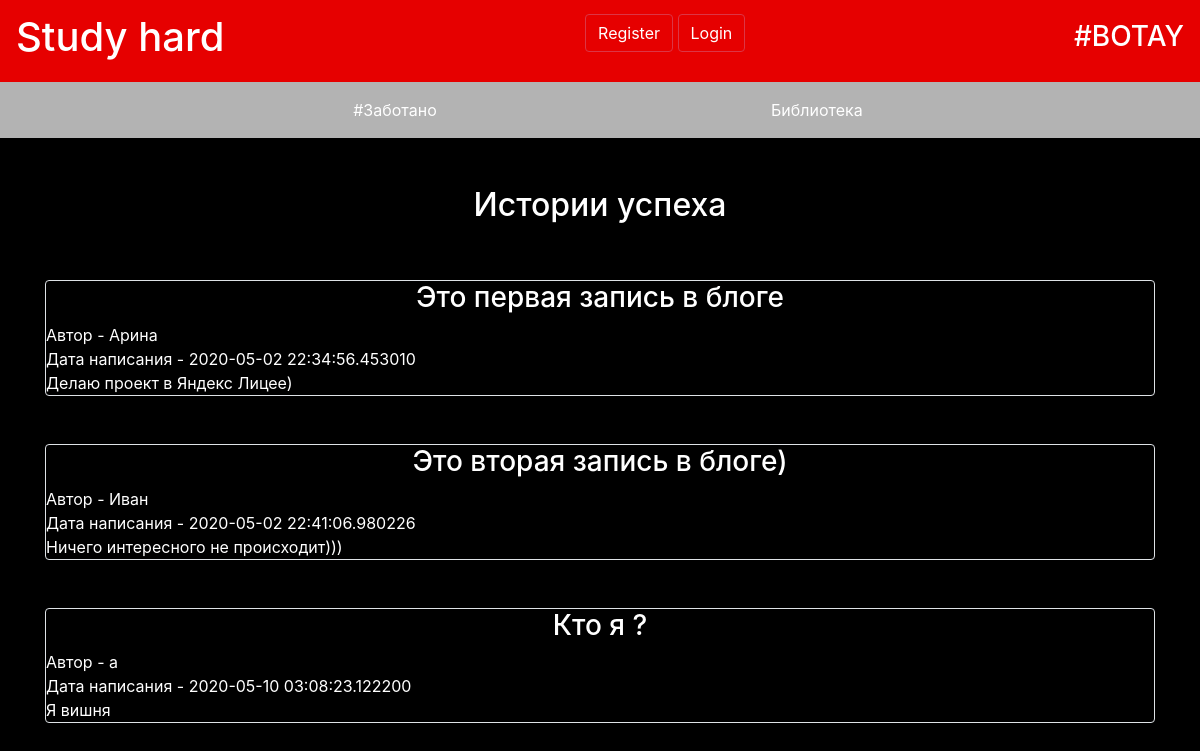
Page /blog on the committed database.
### data/users1.py (models this page shows, shortened)
class News(SqlAlchemyBase, UserMixin):
    __tablename__ = 'news'
    id = sqlalchemy.Column(sqlalchemy.Integer,
                           primary_key=True, autoincrement=True)
    title = sqlalchemy.Column(sqlalchemy.String, nullable=True)
    content = sqlalchemy.Column(sqlalchemy.String, nullable=True)
    created_date = sqlalchemy.Column(sqlalchemy.DateTime,
                                     default=datetime.datetime.now)
    is_private = sqlalchemy.Column(sqlalchemy.Boolean, default=True)
    user_id = sqlalchemy.Column(sqlalchemy.Integer,
                                sqlalchemy.ForeignKey("users.id"))
    user = orm.relation('User')

class User(SqlAlchemyBase, UserMixin):
    __tablename__ = 'users'
    id = sqlalchemy.Column(sqlalchemy.Integer,
                           primary_key=True, autoincrement=True)
    surname = sqlalchemy.Column(sqlalchemy.String, nullable=True)
    name = sqlalchemy.Column(sqlalchemy.String, nullable=True)
    age = sqlalchemy.Column(sqlalchemy.Integer, nullable=True)
    ed_level = sqlalchemy.Column(sqlalchemy.Integer, nullable=True)
    city = sqlalchemy.Column(sqlalchemy.String, nullable=True)
    email = sqlalchemy.Column(sqlalchemy.String, index=True, unique=True, nullable=True)
    subject = sqlalchemy.Column(sqlalchemy.String, nullable=True)
    vk = sqlalchemy.Column(sqlalchemy.String, nullable=True)
    hashed_password = sqlalchemy.Column(sqlalchemy.String, nullable=True)
    work_hours = sqlalchemy.Column(sqlalchemy.Integer, nullable=True)
    news = orm.relation("News", back_populates='user')
    actions = orm.relation("Actions", back_populates='user')

### main.py (the view)
@app.route("/blog")
def blog():
    session = db_session.create_session()
    news = session.query(News).filter(News.is_private != True)
    return render_template("index.html", title='blog', news=news)

### data/db_session.py (called while the page is built)
def create_session() -> Session:
    global __factory
    return __factory()

### templates/index.html (shortened to what this page needs)
{% extends "base.html" %}
{% block content %}
<br></br>
<h2 style="color:white;" align="center">Истории успеха</h2>
<br></br>
{% for item in news%}
<div class="col-md6 border rounded">
    <h3 style="color:white;" align="center">{{item.title}}</h3>
    <div style="color:white;">
        Автор - {{item.user.name}}
    </div>
    <div style="color:white;">
        Дата написания - {{item.created_date}}
    </div>
    <div style="color:white;">
        {{item.content}}
    </div>
    </div>
    <br></br>
{% endfor %}
{% endblock %}

### templates/base.html (shortened to what this page needs)
<!doctype html>
<html lang="en">
<head>
    <link rel="stylesheet"
          href="https://stackpath.bootstrapcdn.com/bootstrap/4.4.1/css/bootstrap.min.css"
>
    <link rel="stylesheet" type="text/css" href="static/css/style_table.css">
    <link rel="stylesheet" type="text/css" href="static/css/style_body.css">
</head>
<body>
    <header>
    <nav class="navbar navbar-light" style="background-color: #e60000;">
        <a class="navbar-brand" href="#">
            <h1 style="color:white;">Study hard</h1>
        {% if current_user.is_authenticated %}
                <a class="navbar-brand" href="/logout" style="color:white;">{{ current_user.name }}</a>
            {% else %}
                <p>
                    <a class="btn btn-danger" style="background:#e60000;" href="/register">Register</a>
                    <a class="btn btn-danger" style="background:#e60000;" href="/login">Login</a>
                </p>
            {% endif %}
            <h3 style="color:white;">#BOTAY</h3>
        </a>
    </nav>
    <nav class="navbar navbar-light" style="background-color: #b3b3b3;">
        <a class="navbar-brand" href="#">
         <br>
             <a class="btn btn-link" style="color:white;" href="/blog">#Заботано</a>
             <a class="btn btn-link" style="color:white;" href="/library/all">Библиотека</a>
        </a>
    </nav>
    </header>
        <main role="main" class="container">
            {% block content %}{% endblock %}
        </main>
</body>
</html>

### static/css/style_body.css (style rules this page uses)
body { background-color: #000000; }
p { color: white; }
h1 { color: white; }
h2 { color: white; }
h3 { color: white; }

### rows in the picture
News: title "Это первая запись в блоге", user.name "Арина", created_date "2020-05-02 22:34:56.453010", content "Делаю проект в Яндекс Лицее)"
News: title "Это вторая запись в блоге)", user.name "Иван", created_date "2020-05-02 22:41:06.980226", content "Ничего интересного не происходит)))"
News: title "Кто я ?", user.name "a", created_date "2020-05-10 03:08:23.122200", content "Я вишня"
